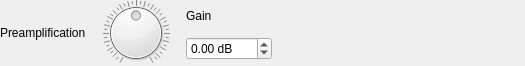
<?xml version="1.0" encoding="UTF-8"?>
<ui version="4.0">
 <class>PreampFilterGUI</class>
 <widget class="QWidget" name="PreampFilterGUI">
  <property name="geometry">
   <rect>
    <x>0</x>
    <y>0</y>
    <width>525</width>
    <height>66</height>
   </rect>
  </property>
  <property name="windowTitle">
   <string notr="true"/>
  </property>
  <layout class="QGridLayout" name="gridLayout">
   <property name="leftMargin">
    <number>0</number>
   </property>
   <property name="topMargin">
    <number>0</number>
   </property>
   <property name="rightMargin">
    <number>0</number>
   </property>
   <property name="bottomMargin">
    <number>0</number>
   </property>
   <property name="spacing">
    <number>0</number>
   </property>
   <item row="0" column="4">
    <widget class="QLabel" name="gainLabel">
     <property name="sizePolicy">
      <sizepolicy hsizetype="Preferred" vsizetype="Fixed">
       <horstretch>0</horstretch>
       <verstretch>0</verstretch>
      </sizepolicy>
     </property>
     <property name="text">
      <string>Gain</string>
     </property>
    </widget>
   </item>
   <item row="1" column="4">
    <widget class="ValueScrubBox" name="doubleSpinBox">
     <property name="sizePolicy">
      <sizepolicy hsizetype="Minimum" vsizetype="Fixed">
       <horstretch>0</horstretch>
       <verstretch>0</verstretch>
      </sizepolicy>
     </property>
     <property name="accelerated">
      <bool>true</bool>
     </property>
     <property name="suffix">
      <string> dB</string>
     </property>
     <property name="minimum">
      <double>-100.000000000000000</double>
     </property>
     <property name="maximum">
      <double>100.000000000000000</double>
     </property>
     <property name="singleStep">
      <double>0.100000000000000</double>
     </property>
    </widget>
   </item>
   <item row="0" column="2" rowspan="2">
    <widget class="QDial" name="dial">
     <property name="sizePolicy">
      <sizepolicy hsizetype="Preferred" vsizetype="Fixed">
       <horstretch>0</horstretch>
       <verstretch>0</verstretch>
      </sizepolicy>
     </property>
     <property name="minimumSize">
      <size>
       <width>0</width>
       <height>66</height>
      </size>
     </property>
     <property name="maximumSize">
      <size>
       <width>16777215</width>
       <height>66</height>
      </size>
     </property>
     <property name="minimum">
      <number>-200</number>
     </property>
     <property name="maximum">
      <number>200</number>
     </property>
     <property name="pageStep">
      <number>20</number>
     </property>
     <property name="orientation">
      <enum>Qt::Vertical</enum>
     </property>
     <property name="notchTarget">
      <double>9.850000000000000</double>
     </property>
     <property name="notchesVisible">
      <bool>true</bool>
     </property>
    </widget>
   </item>
   <item row="0" column="5" rowspan="2">
    <spacer name="horizontalSpacer">
     <property name="orientation">
      <enum>Qt::Horizontal</enum>
     </property>
     <property name="sizeHint" stdset="0">
      <size>
       <width>229</width>
       <height>20</height>
      </size>
     </property>
    </spacer>
   </item>
   <item row="0" column="0" rowspan="2">
    <widget class="QLabel" name="label">
     <property name="text">
      <string>Preamplification</string>
     </property>
    </widget>
   </item>
  </layout>
 </widget>
 <customwidgets>
  <customwidget>
   <class>ValueScrubBox</class>
   <extends>QDoubleSpinBox</extends>
   <header>Editor/widgets/ValueScrubBox.h</header>
  </customwidget>
 </customwidgets>
 <resources/>
 <connections/>
</ui>
